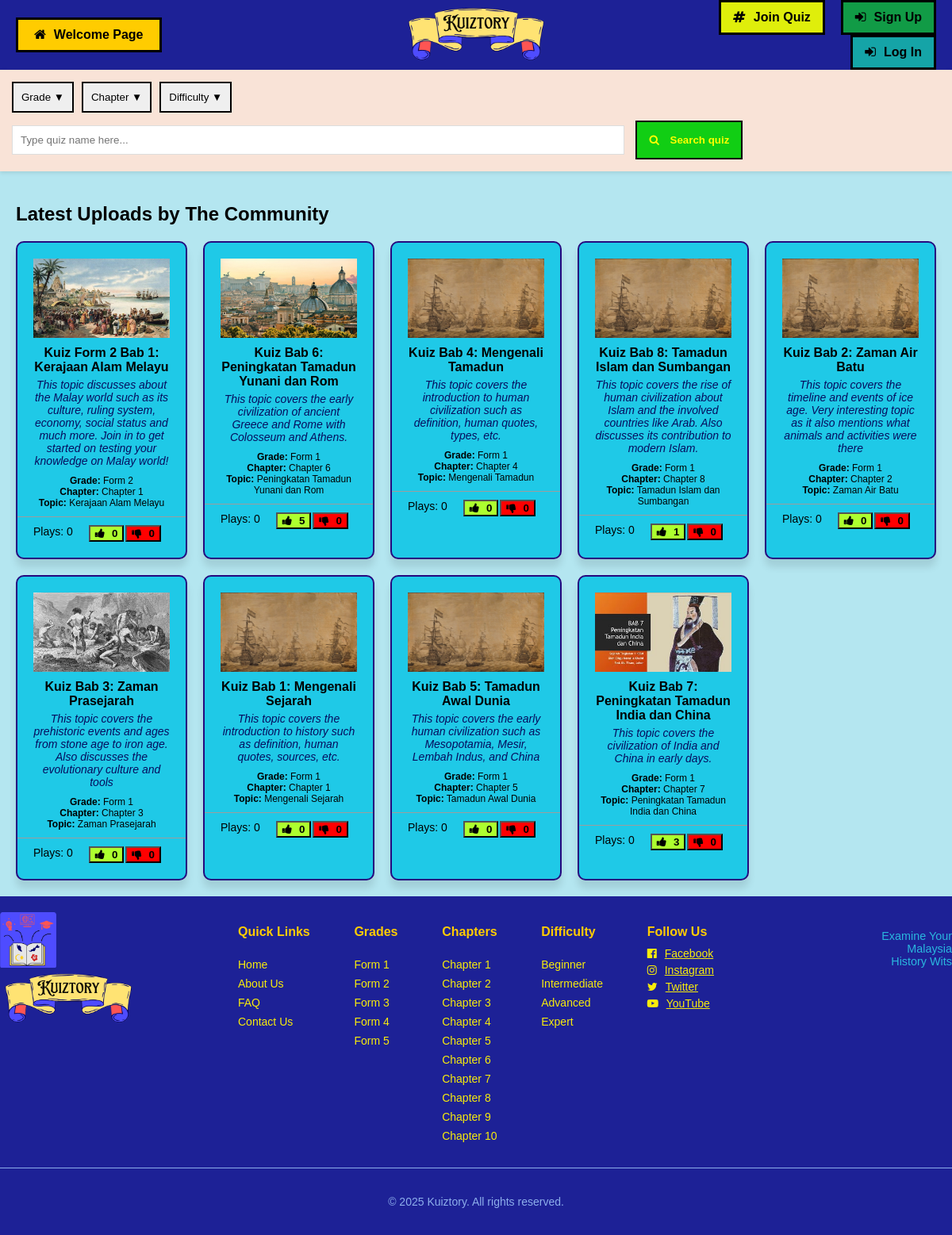
Page /latestAssessment.php on the committed database.
### tables this page shows
CREATE TABLE `assessment` (
  `AssmtCode` varchar(50) NOT NULL,
  `TeacherID` varchar(50) NOT NULL,
  `AssmtName` varchar(250) NOT NULL,
  `AssmtDesc` varchar(500) NOT NULL,
  `AssmtRegDate` date NOT NULL,
  `AssmtGradeLvl` varchar(20) NOT NULL,
  `AssmtChapter` varchar(20) NOT NULL,
  `AssmtTopic` varchar(250) NOT NULL,
  `AssmtDifficulty` varchar(20) NOT NULL,
  `AssmtVisibility` varchar(20) NOT NULL,
  `AssmtTags` varchar(500) DEFAULT NULL,
  `AssmtBgImg` varchar(250) DEFAULT NULL,
  `AssmtOpenStatus` varchar(50) NOT NULL,
  `LikeCount` int(255) NOT NULL,
  `DislikeCount` int(255) NOT NULL
);

### latestAssessment.php (the view, shortened to what this page needs)
<!DOCTYPE html>
<html lang="en">
<head>
    <link rel="stylesheet" href="./styles/searchResult.css">
    <link rel="stylesheet" href="https://cdnjs.cloudflare.com/ajax/libs/font-awesome/4.7.0/css/font-awesome.min.css">
</head>
<body>
    <?php
        include './phpcrud/DBconnection.php';
    ?>
    <?php
        if(isset($_SESSION['SES_StuID']) || isset($_SESSION['SES_TeaID'])) {
            include "header2.php";
        } else {
            include "header.php";
        }
    ?>
    <?php include "filterbar.php";?>
    <main>
        <h2>Latest Uploads by The Community</h2>
        <div class="grid-container">
            <?php
                $query = "SELECT * FROM assessment ORDER BY AssmtRegDate DESC;";
                $results = mysqli_query($connection, $query);
                while ($data = mysqli_fetch_assoc($results)) {
                if (empty($data)) {
            ?>
                    <script>
                        alert("Sorry! Quizzes with the chapter '<?php echo $searchChap?>' cannot be found! Please try again.");
                    </script>
            <?php
                } else {
                        $refCode = $data['AssmtCode'];
                        $refName = $data['AssmtName'];
                        $refDesc = $data['AssmtDesc'];
                        $refGrade = $data['AssmtGradeLvl'];
                        $refChapter = $data['AssmtChapter'];
                        $refTopic = $data['AssmtTopic'];
                        $refLike = $data['LikeCount'];
                        $refDislike = $data['DislikeCount'];
                        $refBgImg = $data['AssmtBgImg'];
            ?>
                        <div class="game-card" onclick="location.href='selectedAssessment.php?assmtcode=<?php echo $refCode?>';">
                            <div class="game-image"><img src="./images/assmtBgImg/<?php echo $refBgImg;?>" alt="Quiz Image"></div>
                            <div class="title"><?php echo $refName?></div>
                            <div class="description"><?php echo $refDesc?></div>
                            <div class="grade"><b>Grade:</b> <?php echo $refGrade?></div>
                            <div class="chap"><b>Chapter:</b> <?php echo $refChapter?></div>
                            <div class="topic"><b>Topic:</b> <?php echo $refTopic?></div>
                            <div class="stats">
                                <p>Plays: 0 </p>
                                <button class= "stats-btn-like">
                                    <i class="fa fa-thumbs-up" style="padding-right: 5px;"></i>
                                    <b><?php echo $refLike?></b>
                                </button>
                                <button class= "stats-btn-dislike">
                                    <i class="fa fa-thumbs-down" style="padding-right: 5px;"></i>
                                    <b><?php echo $refDislike?></b>
                                </button>
                            </div>
                        </div>
            <?php
                    }
                }
            ?>
        </div>
    </main>
    <?php include "footer2.php";?>
</body>
</html>

### styles/searchResult.css (style rules this page uses)
body { font-family: 'Trebuchet MS', sans-serif; background: #b4e6f0; margin: 0; }
main { padding: 20px; }
.grid-container { display: grid; grid-template-columns: repeat(auto-fit, minmax(200px, 1fr)); gap: 20px; }
.game-card { border: 2px solid #25097f; border-radius: 10px; padding: 20px; text-align: center; display: flex; flex-direction: column; align-items: center; background: #1fc9e7; box-shadow: 0px 10px 10px rgba(0, 0, 0, 0.1); text-decoration: none; color: black; }
.title { font-weight: bold; margin-bottom: 5px; }
.description { font-size: 14px; color: #060d5e; margin-bottom: 10px; font-style: italic; }
.grade { font-size: 12px; }
.chap { font-size: 12px; }
.topic { font-size: 12px; margin-bottom: 10px; }
.stats-btn-like { background-color: greenyellow; }
.stats-btn-dislike { background-color: red; }

### rows in the picture
assessment: AssmtBgImg (picture), AssmtName "Kuiz Form 2 Bab 1: Kerajaan Alam Melayu", AssmtDesc "This topic discusses about the Malay world such as its culture, ruling system, economy, social status and much more. Join in to get started on testing your knowledge on Malay world!", AssmtGradeLvl "Form 2", AssmtChapter "Chapter 1", AssmtTopic "Kerajaan Alam Melayu", LikeCount "0", DislikeCount "0"
assessment: AssmtBgImg (picture), AssmtName "Kuiz Bab 6: Peningkatan Tamadun Yunani dan Rom", AssmtDesc "This topic covers the early civilization of ancient Greece and Rome with Colosseum and Athens.", AssmtGradeLvl "Form 1", AssmtChapter "Chapter 6", AssmtTopic "Peningkatan Tamadun Yunani dan Rom", LikeCount "5", DislikeCount "0"
assessment: AssmtBgImg (placeholder picture), AssmtName "Kuiz Bab 4: Mengenali Tamadun", AssmtDesc "This topic covers the introduction to human civilization such as definition, human quotes, types, etc.", AssmtGradeLvl "Form 1", AssmtChapter "Chapter 4", AssmtTopic "Mengenali Tamadun", LikeCount "0", DislikeCount "0"
assessment: AssmtBgImg (placeholder picture), AssmtName "Kuiz Bab 8: Tamadun Islam dan Sumbangan", AssmtDesc "This topic covers the rise of human civilization about Islam and the involved countries like Arab. Also discusses its contribution to modern Islam.", AssmtGradeLvl "Form 1", AssmtChapter "Chapter 8", AssmtTopic "Tamadun Islam dan Sumbangan", LikeCount "1", DislikeCount "0"
assessment: AssmtBgImg (placeholder picture), AssmtName "Kuiz Bab 2: Zaman Air Batu", AssmtDesc "This topic covers the timeline and events of ice age. Very interesting topic as it also mentions what animals and activities were there", AssmtGradeLvl "Form 1", AssmtChapter "Chapter 2", AssmtTopic "Zaman Air Batu", LikeCount "0", DislikeCount "0"
assessment: AssmtBgImg (picture), AssmtName "Kuiz Bab 3: Zaman Prasejarah", AssmtDesc "This topic covers the prehistoric events and ages from stone age to iron age. Also discusses the evolutionary culture and tools", AssmtGradeLvl "Form 1", AssmtChapter "Chapter 3", AssmtTopic "Zaman Prasejarah", LikeCount "0", DislikeCount "0"
assessment: AssmtBgImg (placeholder picture), AssmtName "Kuiz Bab 1: Mengenali Sejarah", AssmtDesc "This topic covers the introduction to history such as definition, human quotes, sources, etc.", AssmtGradeLvl "Form 1", AssmtChapter "Chapter 1", AssmtTopic "Mengenali Sejarah", LikeCount "0", DislikeCount "0"
assessment: AssmtBgImg (placeholder picture), AssmtName "Kuiz Bab 5: Tamadun Awal Dunia", AssmtDesc "This topic covers the early human civilization such as Mesopotamia, Mesir, Lembah Indus, and China", AssmtGradeLvl "Form 1", AssmtChapter "Chapter 5", AssmtTopic "Tamadun Awal Dunia", LikeCount "0", DislikeCount "0"
assessment: AssmtBgImg (placeholder picture), AssmtName "Kuiz Bab 7: Peningkatan Tamadun India dan China", AssmtDesc "This topic covers the civilization of India and China in early days.", AssmtGradeLvl "Form 1", AssmtChapter "Chapter 7", AssmtTopic "Peningkatan Tamadun India dan China", LikeCount "3", DislikeCount "0"
